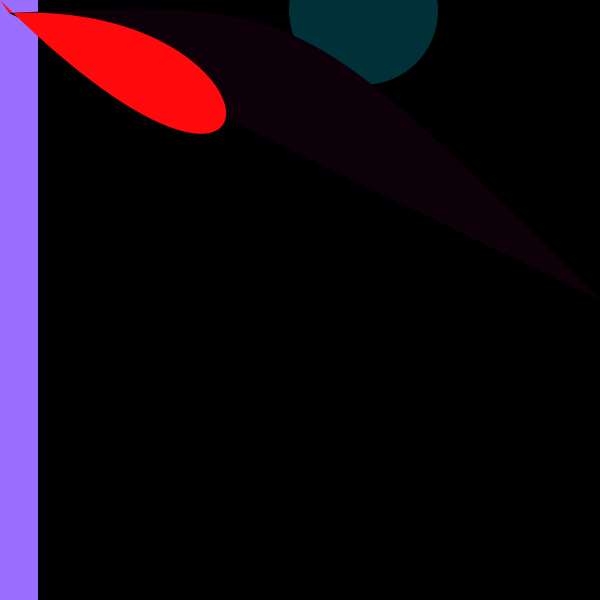
Frame 1 (no input)
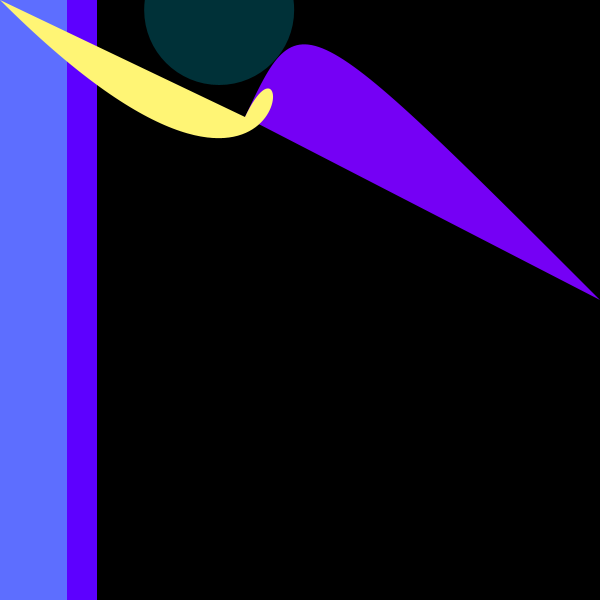
Frame 60 (the mouse pressed at the canvas centre just before this capture)
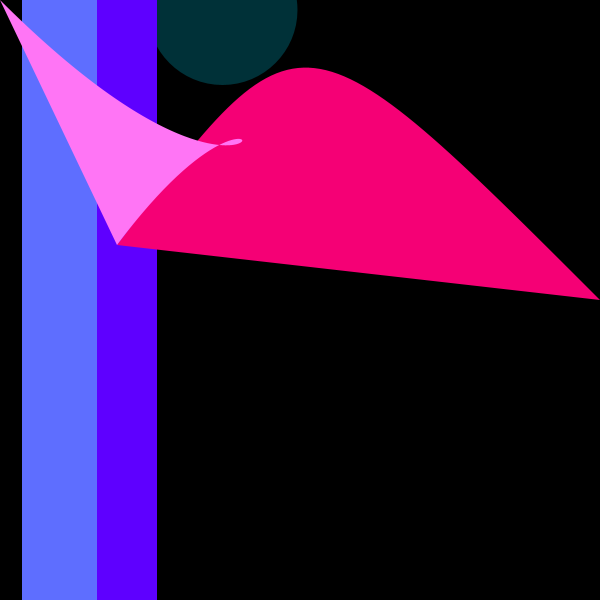
Frame 120 (the mouse held since frame 60 and released just before this capture)

The Processing sketch that drew these frames (run headless with seeded random() and noise(); from frame 60 on, the mouse is pressed at the canvas centre):

// Processing sketch: processing_145046
// ── processing_145046.pde

// Konkuk University
// Department of Dynamic Media
// SOS iDesign
// Name: KIMSungUk
// ID : 201420068

int x = 5;
int y = 5;
int xspeed = 4;
int yspeed = 8;
float t = 0.;
int c = 0;
int k = 0;
 
 
void setup() {
  size(600, 600);
  smooth();
}
 
void draw() {
  background(0);
  float c = map(noise(t), 0., 1., 0., height);
  fill(0, 223, 255, 56);
  ellipse(c, 10, 150, 150);
  t = t+0.001;
  strokeWeight(75);
  stroke(map(noise(t), 0., 1., 0, 255), 0, 255);
  line(k % width, 600, k % height, 0);
  stroke(map(noise(t), 0., 1., 0, 255), 110, 255);
  line(k % height/2, width, k % width/2, 0);
  t = t+0.01;
  k++;
 
 
  x = x + xspeed;
  y = y + yspeed;
 
  if ((x > width/2) || (x < 0)) {
 
    xspeed = xspeed * -1;
  }
  if ((y > height/2) || (y < 0)) {
 
    yspeed = yspeed * -1;
  }
 
 
 
  noStroke();
  fill(x, 0, y);
  triangle(width/2, 0, height/2, 0, width/2, height/2);
  fill(y, 0, x, 255);
  bezier(width, height/2, height/2, 0, width/2, 0, x, y);
  fill(255, x, y);
  bezier(0, 0, width/2, height/2, width/2, 0, x, y);
}
